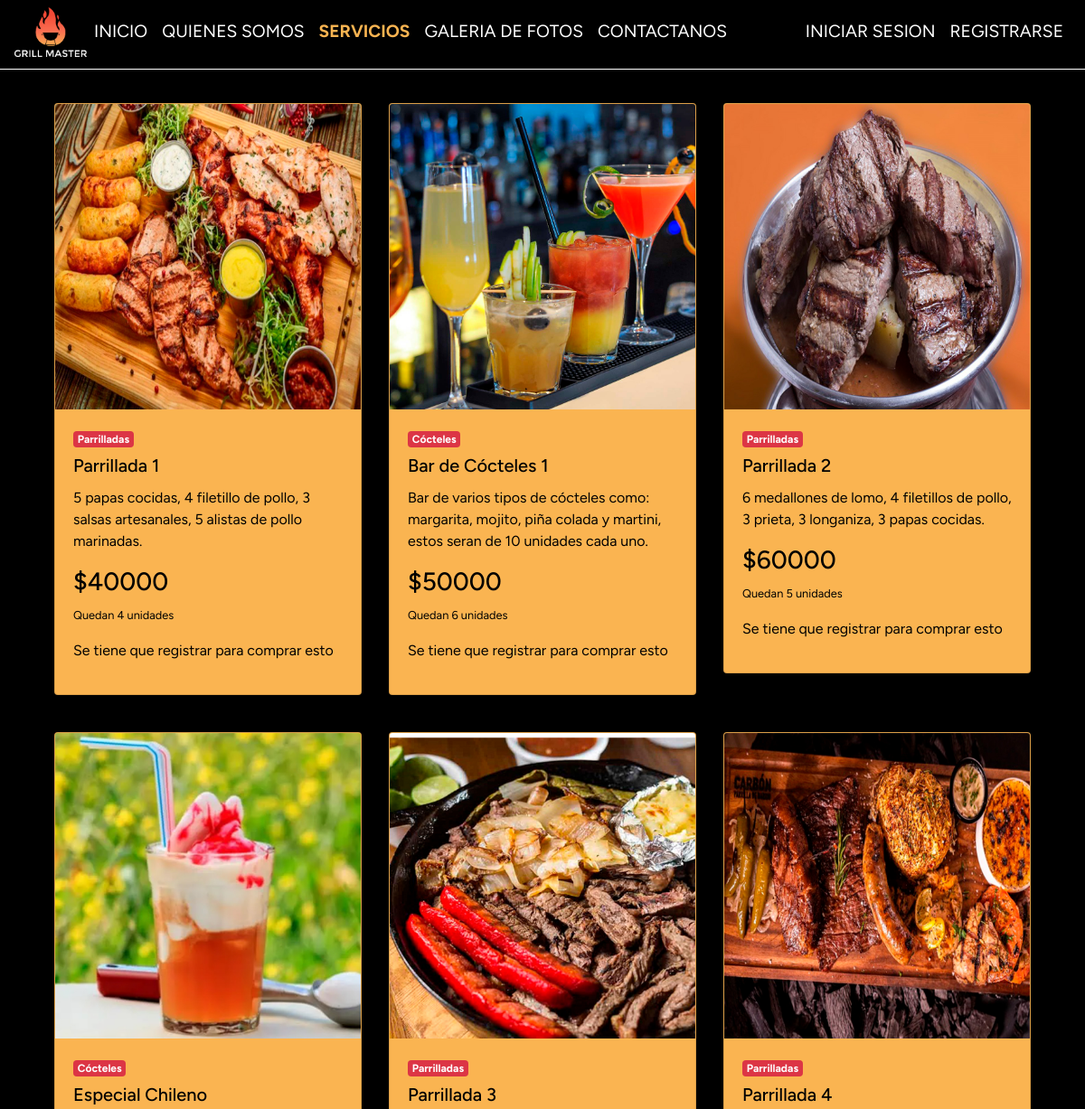
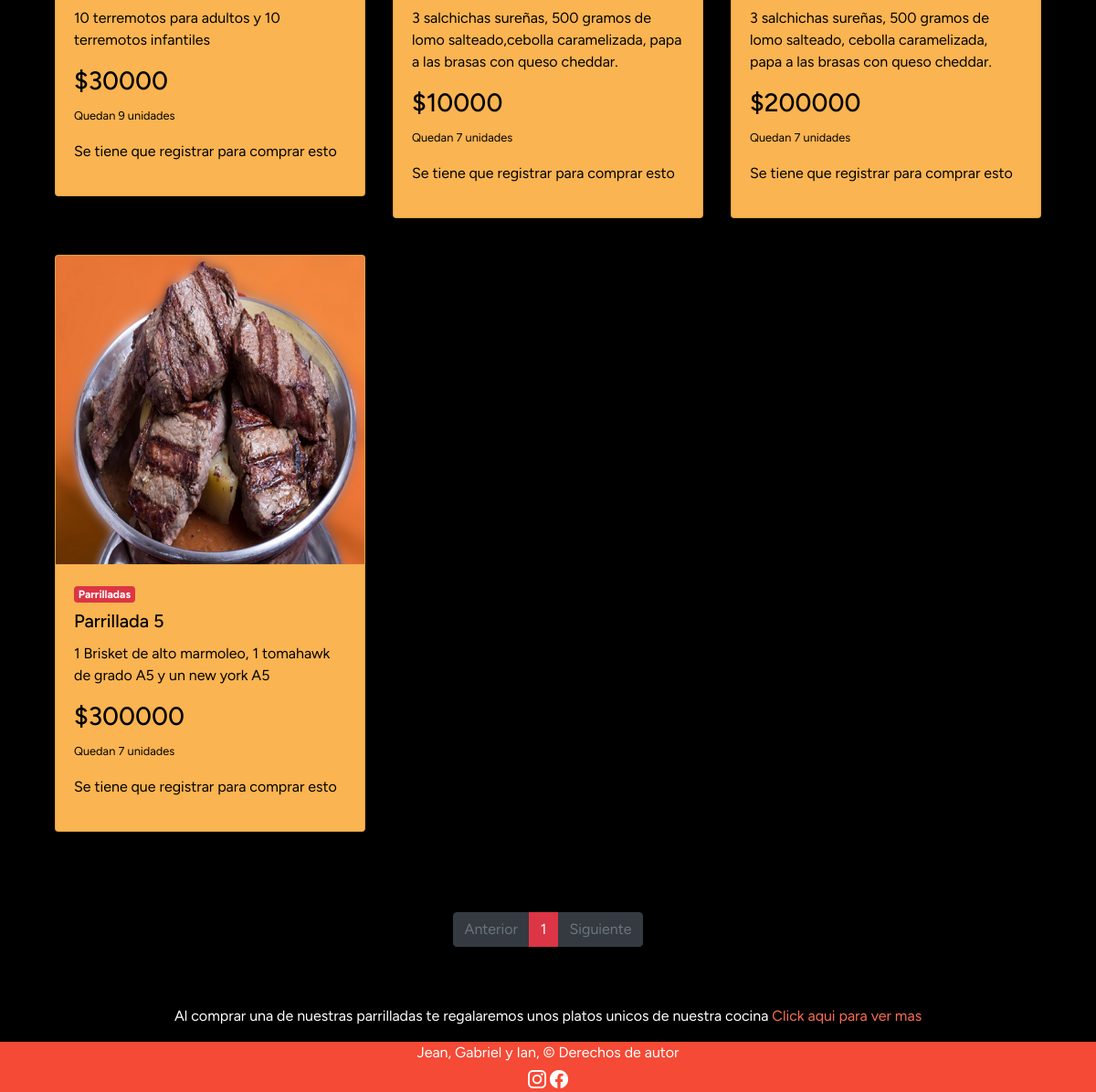
Page /products on the committed database (2 pictures, top to bottom).
### grillmaster/models.py (models this page shows, shortened)
class Productos(models.Model):
    name = models.CharField(max_length=200)
    id = models.CharField(max_length=100,primary_key=True)
    description = models.CharField(max_length=500)
    price = models.IntegerField()
    stock = models.IntegerField()
    image = models.ImageField()
    categoria= models.ForeignKey(Categoria, on_delete=models.CASCADE, verbose_name="Categoria")

class Categoria(models.Model):
    id_categoria = models.IntegerField(primary_key=True, verbose_name="Id de categoria")
    nombreCategoria = models.CharField(max_length=50, blank=True, verbose_name="Nombre de categoria")
    def __str__(self):
        return self.nombreCategoria

### grillmaster/views.py (the view)
# urls.py: path('products', views.products, name='products'),
def products(request):
    products = Productos.objects.all().order_by('id')
    paginator = Paginator(products, 9)
    page_number = request.GET.get('page')
    page_obj = paginator.get_page(page_number)
    ctx = {
        'page_obj': page_obj,
    }
    return render(request, 'cart/shop.html', ctx)

### grillmaster/context_processor.py (called while the page is built)
def calculate_shipping(total):
    shipping = 5000
    if total > 50000:
        return 0
    return shipping

def calculate_taxes(total):
    return round(total * 0.19)

def shopping_cart_total(request):
    total = 0
    amount = 0
    try:
        for key, value in request.session['shopping_cart'].items():
            amount = amount + int(value['amount'])
            total = total + int(value['price']) * value['amount']
    except:
        request.session['shopping_cart'] = {}
        total = 0
    shipping = calculate_shipping(total)
    taxes = calculate_taxes(total)
    return {
        'taxes': taxes,
        'shopping_cart_total': (total + taxes + shipping),
        'shopping_cart_amount': amount,
        'shipping': shipping,
    }

### grillmaster/templates/cart/shop.html (shortened to what this page needs)
{% extends 'base.html' %}
{% load static %}
{% block content %}
<link rel="stylesheet" href="{% static '/css/shopeee.css' %}">
<div class="container">
    <div class="contenido">
        <div class="container">
            <div class="row">
                {% if page_obj %}
                    {% for product in page_obj %}
                    <div class="col-md-6 col-lg-4 product-card" style="color: black;">
                        <div class="card" style="background-color: #FAB451;">
                            {% if product.image %}
                                <img class="card-img-top img-fluid" src="{{ product.image.url }}" alt="Producto">
                            {% else %}
                                <img class="card-img-top img-fluid" src="{% static 'img/noimage.png' %}" alt="Imagen no disponible">
                            {% endif %}
                            <div class="card-body">
                                <span class="badge badge-danger mb-2">{{ product.categoria }}</span>
                                <h5 class="card-title">{{ product.name }}</h5>
                                <p class="card-text">{{ product.description }}</p>
                                <h3 class="card-price">${{ product.price }}</h3>
                                <p>
                                    {% if product.stock > 1 %}
                                        <small>Quedan {{ product.stock }} unidades</small>
                                    {% elif product.stock == 1 %}
                                        <small>Queda {{ product.stock }} unidad</small>
                                    {% else %}
                                        <small style="color: red;">No quedan unidades</small>
                                    {% endif %}
                                </p>
                                {% if user.is_authenticated %}
                                    {% if product.stock > 0 %}
                                    <a class="btn btn-danger add-product" href="{% url 'shopping_cart_add' product.id %}?page={{ page_obj.number }}" style="background-color: #F44A36; font-size: 1rem; box-shadow: none; border-color: #F44A36;">Añadir al carro</a>
                                    {% else %}
                                    <a class="btn btn-outline-secondary add-product disabled" href="#">Fuera de stock</a>
                                    {% endif %}
                                {% else %}
                                <p>Se tiene que registrar para comprar esto</p>
                                {% endif %}
                            </div>
                        </div>
                    </div>
                    {% endfor %}
                {% else %}
                    <p>Lo sentimos... Aún no se han agregado productos.</p>
                {% endif %}
            </div>
        </div>
    </div>
    <div class="row my-5 justify-content-center">
        <nav aria-label="...">
            <ul class="pagination justify-content-center">
                {% if page_obj.has_previous %}
                    <a class="page-link text-white bg-dark border-dark" href="?page={{ page_obj.previous_page_number }}">Anterior</a>
                {% else %}
                <li class="page-item disabled">
                    <span class="page-link text-secondary bg-dark border-dark">Anterior</span>
                </li>
                {% endif %}
                {% for page_number in page_obj.paginator.page_range %}
                    {% if page_obj.number == page_number %}
                    <li class="page-item active">
                        <span class="page-link bg-danger border-danger">{{ page_number }}</span>
                    </li>
                    {% else %}
                    <a href="?page={{ page_number }}" class="page-link bg-dark border-dark">
                        {{ page_number }}
                    </a>
                    {% endif %}
                {% endfor %}
                <li class="page-item">
                {% if page_obj.has_next %}
                <a class="page-link text-white bg-dark border-dark" href="?page={{ page_obj.next_page_number }}">Siguiente</a>
                {% else %}
                <li class="page-item disabled">
                    <span class="page-link text-secondary bg-dark border-dark">Siguiente</span>
                </li>
                {% endif %}
                </li>
            </ul>
        </nav>
    </div>
</div>
{% url 'freeEat' as freeEat_url %}
<div class="regalo">
    <p>Al comprar una de nuestras parrilladas te regalaremos unos platos unicos de nuestra cocina <a class="link" href="{{ freeEat_url }}">Click aqui para ver mas</a></p>
</div>
</div>
{% endblock %}

### grillmaster/templates/base.html (shortened to what this page needs)
<!DOCTYPE html>
<html lang="es">
  <head>
    {% load static %}
    <link
      href="https://stackpath.bootstrapcdn.com/bootstrap/4.5.2/css/bootstrap.min.css"
      rel="stylesheet"
    />
    <link rel="stylesheet" href="https://cdnjs.cloudflare.com/ajax/libs/font-awesome/6.3.0/css/all.min.css"
 />
    <link rel="stylesheet" href="{% static '/css/nav.css' %}" />
  </head>
  <body>
    {% include 'nav.html' %}
    <hr class="separador3" />
    <div>{% block content %} {% endblock %}</div>
    {% include 'footer.html' %}
  </body>
</html>

### grillmaster/templates/nav.html (shortened to what this page needs)
{% load static %}
<nav class="navbar navbar-expand-md bg-black text-white navbar-white">
  <img
    src="{% static 'img/grillmasterlogo/logoentero.png' %}"
    alt="Logo Empresa"
    width="80"/>
  <div class="collapse navbar-collapse" id="collapsibleNavbar">
    <ul class="navbar-nav mr-auto">
      {% url 'index' as index_url %}
      <li class="nav-item">
        <a
          class="nav-link {% if request.path == index_url %}active{% endif %}"
          href="{{ index_url }}">INICIO</a>
      </li>
      {% url 'aboutUs' as about_us_url %}
      <li class="nav-item">
        <a
          class="nav-link {% if request.path == about_us_url %}active{% endif %}"
          href="{{ about_us_url }}">QUIENES SOMOS</a>
      </li>
      {% url 'products' as shop_url %}
      <li class="nav-item">
        <a
          class="nav-link {% if request.path == shop_url %}active{% endif %}"
          href="{{ shop_url }}">SERVICIOS</a>
      </li>
      {% url 'photoGallery' as photo_gallery_url %}
      <li class="nav-item">
        <a
          class="nav-link {% if request.path == photo_gallery_url %}active{% endif %}"
          href="{{ photo_gallery_url }}">GALERIA DE FOTOS</a>
      </li>
      {% url 'contact' as contact_url %}
      <li class="nav-item">
        <a
          class="nav-link {% if request.path == contact_url %}active{% endif %}"
          href="{{ contact_url }}">CONTACTANOS</a>
      </li>
    </ul>
    <ul class="navbar-nav">
      {% if user.is_authenticated %}
      <li class="nav-item mr-2">
        <div class="dropdown">
          <button
            class="btn btn-secondary dropdown-toggle"
            type="button"
            id="dropdownMenuButton"
            data-toggle="dropdown"
            style="background-color: black; font-family: 'Figtree'"
          >
          {{ user.username | upper }}
          </button>
          <div
            class="dropdown-menu dropdown-menu-right"
            aria-labelledby="dropdownMenuButton"
            style="background-color: #f44a36">
          {% url 'show_profile' as show_profile_url %}
          <a class="dropdown-item" href="{{ show_profile_url }}" style="color: white">Perfil</a>
          {% url 'orders' as orders_url %}
          <a class="dropdown-item" href="{{ orders_url }}" style="color: white">Pedidos</a>
          <a class="dropdown-item" href="#"
            ><form
              id="logout-form"
              method="post"
              action="{% url 'logout' %}"
              style="color: white; font-size: medium; text-align: center">
              {% csrf_token %}
              <a class="nav-link" onclick="this.closest('form').submit();">Cerrar sesión</a>
              </form>
            </a>
          </div>
        </div>
      </li>
      {% else %} {% url 'login' as login_url %}
      <li class="nav-item">
        <a
          class="nav-link {% if request.path == login_url %}active{% endif %}"
          href="{{ login_url }}">INICIAR SESION</a>
      </li>
      {% url 'registrar' as registrar_url %}
      <li class="nav-item">
        <a
          class="nav-link {% if request.path == registrar_url %}active{% endif %}"
          href="{{ registrar_url }}">REGISTRARSE</a>
      </li>
      {% endif %}
    </ul>
  </div>
</nav>

### grillmaster/templates/footer.html
{% load static %}
<footer>
    <p>Jean, Gabriel y Ian, &copy; Derechos de autor</p>
    <a href="https://www.instagram.com/">
        <img src="{% static '../static/img/icons/instagram.png' %}" alt="Instagram" width="20">
    </a>
    <a href="https://www.facebook.com/?locale=es_LA">
        <img src="{% static '../static/img/icons/facebook.png' %}" alt="Facebook" width="20">
    </a>
</footer>

### grillmaster/static/css/nav.css (style rules this page uses)
.nav-link.active { color: #FAB451; font-weight: bold; }

### grillmaster/static/css/shopeee.css (style rules this page uses)
.contenido { max-width: 1200px; width: 100%; margin: 20px auto; display: flex; }
body { font-family: 'Figtree'; margin: 0; padding: 0; background-color: black; position: relative; color: white; }
footer { background-color: #F44A36; color: #fff; text-align: center; width: 100%; position: static; bottom: 0; }
footer p { margin-top: 6px; margin-bottom: 2px; }
a, a:hover { text-decoration: none; color: inherit; cursor: pointer; font-size: larger; }
.contenido { min-height: 100vh; }
.regalo { color: #fff; text-align: center; font-size: medium; }
.link { color:#FA6E51; font-size: medium; }

### rows in the picture
Productos: image (picture), categoria "Parrilladas", name "Parrillada 1", description "5 papas cocidas, 4 filetillo de pollo, 3 salsas artesanales, 5 alistas de pollo marinadas.", price "40000", stock "4"
Productos: image (picture), categoria "Cócteles", name "Bar de Cócteles 1", description "Bar de varios tipos de cócteles como: margarita, mojito, piña colada y martini, estos seran de 10 unidades cada uno.", price "50000", stock "6"
Productos: image (picture), categoria "Parrilladas", name "Parrillada 2", description "6 medallones de lomo, 4 filetillos de pollo, 3 prieta, 3 longaniza, 3 papas cocidas.", price "60000", stock "5"
Productos: image (picture), categoria "Cócteles", name "Especial Chileno", description "10 terremotos para adultos y 10 terremotos infantiles", price "30000", stock "9"
Productos: image (picture), categoria "Parrilladas", name "Parrillada 3", description "3 salchichas sureñas, 500 gramos de lomo salteado,cebolla caramelizada, papa a las brasas con queso cheddar.", price "10000", stock "7"
Productos: image (picture), categoria "Parrilladas", name "Parrillada 4", description "3 salchichas sureñas, 500 gramos de lomo salteado, cebolla caramelizada, papa a las brasas con queso cheddar.", price "200000", stock "7"
Productos: image (picture), categoria "Parrilladas", name "Parrillada 5", description "1 Brisket de alto marmoleo, 1 tomahawk de grado A5 y un new york A5", price "300000", stock "7"

### other values in the picture
{{ page_number }} "1"
